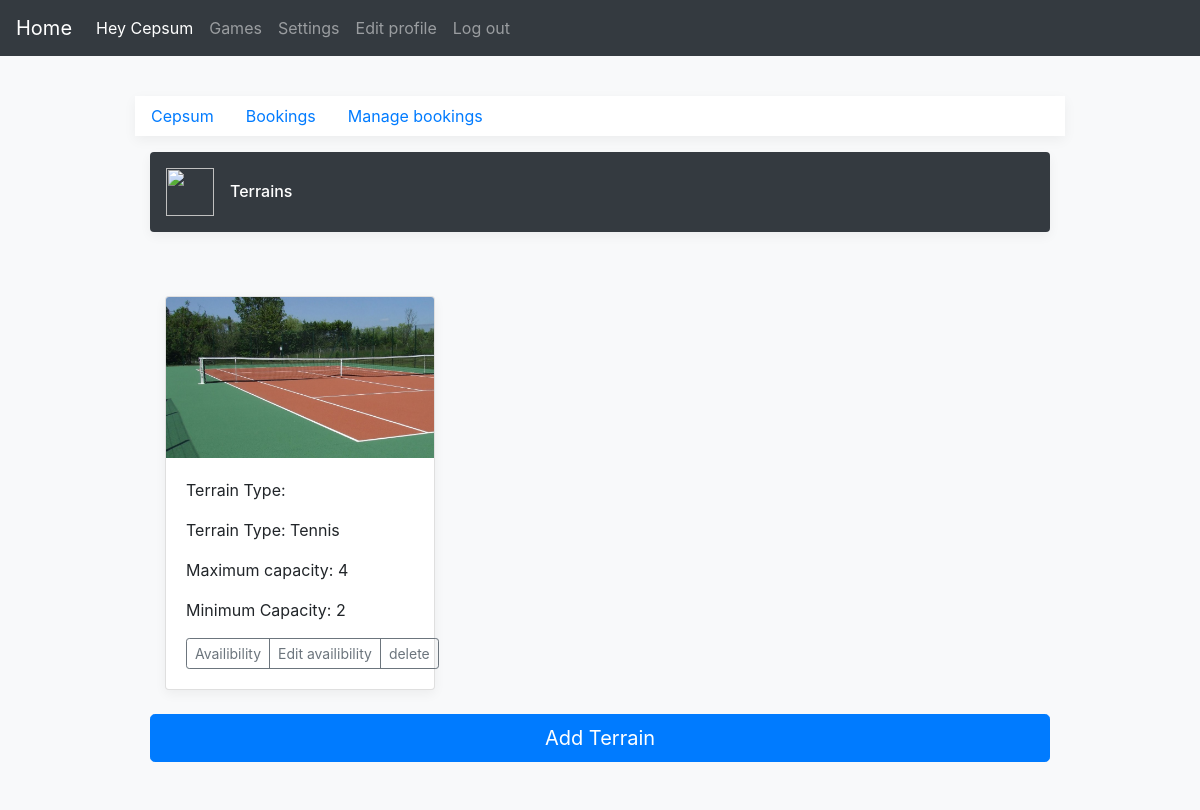
Page /account/profile/partner/terrains (signed in) on the committed database.
### accounts/models.py (models this page shows)
class Terrain (models.Model):
    terrainAvailibility =  models.ForeignKey(User,on_delete=models.CASCADE)
    TerrainType = models.CharField(max_length  = 255)
    minimumCapacity = models.IntegerField(default = 0)
    maximumCapacity = models.IntegerField(default = 0)
    Price= models.IntegerField(default = 0)
    photo = models.ImageField(upload_to='user_directory_path',default='')
    path= models.CharField(max_length=255,default='user_directory_path')
    class Meta:
        verbose_name_plural = 'Terrain'

### accounts/views.py (the view)
def terrains_view(request):
    user=request.user
    terrains_list=Terrain.objects.filter(terrainAvailibility=user)
    return render(request,'terrains/terrains.html',{'Terrain': terrains_list})

### accounts/templates/terrains/terrains.html (shortened to what this page needs)
<!doctype html>
{% load static %}
<html lang="en">
  <head>
    <link href="{% static 'accounts/register/css/bootstrap.min.css' %}" rel="stylesheet">
    <link href="{% static 'accounts/register/css/form-validation.css' %}" rel="stylesheet">
     <link href="https://getbootstrap.com/docs/4.1/examples/offcanvas/offcanvas.css" rel="stylesheet">
  </head>
  <body class="bg-light">
    <div class="container">
          <div class="py-5 text-center">
          </div>
          <header>
          <nav class="navbar navbar-expand-md navbar-dark fixed-top bg-dark">
            <a class="navbar-brand" href="#">Home</a>
            <div class="collapse navbar-collapse" id="navbarCollapse">
              <ul class="navbar-nav mr-auto">
                <li class="nav-item active">
                  <a class="nav-link">Hey {{ user }} <span class="sr-only">(current)</span></a>
                </li>
                <li class="nav-item">
                  <a class="nav-link" href="#">Games</a>
                </li>
                <li class="nav-item">
                  <a class="nav-link" href="#">Settings</a>
                </li>
                <li class="nav-item">
                  <a class="nav-link" href="edit/">Edit profile</a>
                </li>
                <li class="nav-item">
                  <a class="nav-link" href="/account/logout/">Log out</a>
                </li>
              </ul> </nav>
            </header>
  <div class="nav-scroller bg-white box-shadow">
      <nav class="nav nav-underline">
        <a class="nav-link active" href="#">{{ user}}</a>
        <a class="nav-link" href="/account/profile/partner/">
          Bookings
        </a>
        <a class="nav-link" href="#">Manage bookings</a>
        <a class="nav-link" href="#"></a>
      </nav>
    </div>
    <main role="main" class="container">
      <div class="d-flex align-items-center p-3 my-3 text-white-50 bg-dark rounded box-shadow">
        <img class="mr-3" src="../../assets/brand/bootstrap-outline.svg" alt="" width="48" height="48">
        <div class="lh-100">
          <h6 class="mb-0 text-white lh-100">Terrains</h6>
        </div>
      </div>
        <div class="album py-5 bg-light">
                <div class="container">
                  <div class="row">
{% for Terrain in Terrain %}
                    <div class="col-md-4">
                      <div class="card mb-4 box-shadow">
                        {% if Terrain.photo %}
                        <img class="card-img-top" src =  "{{ Terrain.photo.url }}" alt="Card image cap">
                        {% endif %}
                        <div class="card-body">
                            <p class="card-text"> Terrain Type: {{ Terrain.sportcenterName }}</p>
                          <p class="card-text"> Terrain Type: {{ Terrain.TerrainType }}</p>
                          <p class="card-text">Maximum capacity: {{ Terrain.maximumCapacity }}</p>
                          <p class="card-text">Minimum Capacity: {{ Terrain.minimumCapacity }}</p>
                          <div class="d-flex justify-content-between align-items-center">
                            <div class="btn-group">
                              <a role="button" class="btn btn-sm btn-outline-secondary" href="{% url 'accounts:showavailibility' Terrain.id %}" >Availibility</a>
                              <a role="button" class="btn btn-sm btn-outline-secondary" href="{% url 'accounts:addavailibility' Terrain.id %}" >Edit availibility</a>
                              <a role="button" class="btn btn-sm btn-outline-secondary" href ="{% url 'accounts:deleteterrain' Terrain.id %}">delete</a>
                            </div>
                          </div>
                        </div>
                      </div>
                    </div>
{% endfor %}
<a role = "button" class="btn btn-lg btn-primary btn-block"  href="{% url 'accounts:addterrain' %}" >Add Terrain</a>
    </main>
              </body>
              </html>

### accounts/static/accounts/register/css/form-validation.css (style rules this page uses)
.container { max-width: 960px; }
.box-shadow { box-shadow: 0 .25rem .75rem rgba(0, 0, 0, .05); }

### rows in the picture
Terrain: photo (picture), TerrainType "Tennis", maximumCapacity "4", minimumCapacity "2"

### other values in the picture
{{ user }} "Cepsum"
